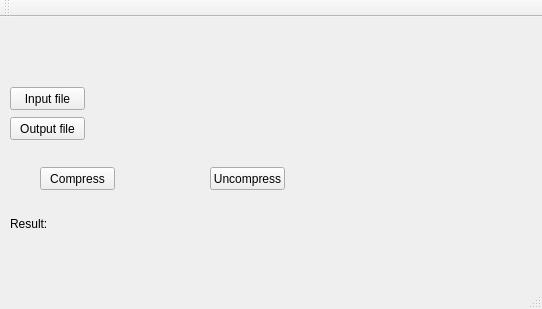
<?xml version="1.0" encoding="UTF-8"?>
<ui version="4.0">
 <class>MainWindow</class>
 <widget class="QMainWindow" name="MainWindow">
  <property name="geometry">
   <rect>
    <x>0</x>
    <y>0</y>
    <width>542</width>
    <height>309</height>
   </rect>
  </property>
  <property name="windowTitle">
   <string>TIFF Compress - Uncompress </string>
  </property>
  <widget class="QWidget" name="centralWidget">
   <widget class="QPushButton" name="pushButtonInFile">
    <property name="geometry">
     <rect>
      <x>10</x>
      <y>70</y>
      <width>75</width>
      <height>23</height>
     </rect>
    </property>
    <property name="text">
     <string>Input file</string>
    </property>
   </widget>
   <widget class="QLabel" name="labelInFile">
    <property name="geometry">
     <rect>
      <x>100</x>
      <y>70</y>
      <width>271</width>
      <height>16</height>
     </rect>
    </property>
    <property name="text">
     <string/>
    </property>
   </widget>
   <widget class="QLabel" name="labelOutFile">
    <property name="geometry">
     <rect>
      <x>100</x>
      <y>100</y>
      <width>271</width>
      <height>16</height>
     </rect>
    </property>
    <property name="text">
     <string/>
    </property>
   </widget>
   <widget class="QPushButton" name="pushButtonOutFile">
    <property name="geometry">
     <rect>
      <x>10</x>
      <y>100</y>
      <width>75</width>
      <height>23</height>
     </rect>
    </property>
    <property name="text">
     <string>Output file</string>
    </property>
   </widget>
   <widget class="QPushButton" name="pushButtonCompress">
    <property name="geometry">
     <rect>
      <x>40</x>
      <y>150</y>
      <width>75</width>
      <height>23</height>
     </rect>
    </property>
    <property name="text">
     <string>Compress</string>
    </property>
   </widget>
   <widget class="QPushButton" name="pushButtonUncompress">
    <property name="geometry">
     <rect>
      <x>210</x>
      <y>150</y>
      <width>75</width>
      <height>23</height>
     </rect>
    </property>
    <property name="text">
     <string>Uncompress</string>
    </property>
   </widget>
   <widget class="QLabel" name="label">
    <property name="geometry">
     <rect>
      <x>10</x>
      <y>200</y>
      <width>46</width>
      <height>13</height>
     </rect>
    </property>
    <property name="text">
     <string>Result:</string>
    </property>
   </widget>
   <widget class="QLabel" name="labelResult">
    <property name="geometry">
     <rect>
      <x>50</x>
      <y>200</y>
      <width>491</width>
      <height>16</height>
     </rect>
    </property>
    <property name="text">
     <string/>
    </property>
   </widget>
  </widget>
  <widget class="QMenuBar" name="menuBar">
   <property name="geometry">
    <rect>
     <x>0</x>
     <y>0</y>
     <width>542</width>
     <height>18</height>
    </rect>
   </property>
  </widget>
  <widget class="QToolBar" name="mainToolBar">
   <attribute name="toolBarArea">
    <enum>TopToolBarArea</enum>
   </attribute>
   <attribute name="toolBarBreak">
    <bool>false</bool>
   </attribute>
  </widget>
  <widget class="QStatusBar" name="statusBar"/>
 </widget>
 <layoutdefault spacing="6" margin="11"/>
 <resources/>
 <connections>
  <connection>
   <sender>pushButtonInFile</sender>
   <signal>clicked()</signal>
   <receiver>MainWindow</receiver>
   <slot>inFileSelecter()</slot>
   <hints>
    <hint type="sourcelabel">
     <x>55</x>
     <y>121</y>
    </hint>
    <hint type="destinationlabel">
     <x>150</x>
     <y>160</y>
    </hint>
   </hints>
  </connection>
  <connection>
   <sender>pushButtonOutFile</sender>
   <signal>clicked()</signal>
   <receiver>MainWindow</receiver>
   <slot>outFileSelecter()</slot>
   <hints>
    <hint type="sourcelabel">
     <x>28</x>
     <y>145</y>
    </hint>
    <hint type="destinationlabel">
     <x>58</x>
     <y>181</y>
    </hint>
   </hints>
  </connection>
  <connection>
   <sender>pushButtonCompress</sender>
   <signal>clicked()</signal>
   <receiver>MainWindow</receiver>
   <slot>compresser()</slot>
   <hints>
    <hint type="sourcelabel">
     <x>79</x>
     <y>196</y>
    </hint>
    <hint type="destinationlabel">
     <x>95</x>
     <y>230</y>
    </hint>
   </hints>
  </connection>
  <connection>
   <sender>pushButtonUncompress</sender>
   <signal>clicked()</signal>
   <receiver>MainWindow</receiver>
   <slot>uncompresser()</slot>
   <hints>
    <hint type="sourcelabel">
     <x>238</x>
     <y>198</y>
    </hint>
    <hint type="destinationlabel">
     <x>253</x>
     <y>231</y>
    </hint>
   </hints>
  </connection>
 </connections>
 <slots>
  <slot>buttonClickHandler()</slot>
  <slot>inFileSelecter()</slot>
  <slot>outFileSelecter()</slot>
  <slot>compresser()</slot>
  <slot>uncompresser()</slot>
 </slots>
</ui>
